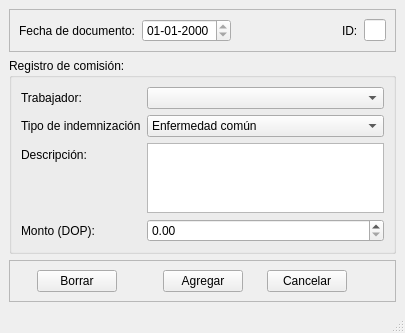
<?xml version="1.0" encoding="UTF-8"?>
<ui version="4.0">
 <class>MainWindow</class>
 <widget class="QMainWindow" name="MainWindow">
  <property name="geometry">
   <rect>
    <x>0</x>
    <y>0</y>
    <width>405</width>
    <height>304</height>
   </rect>
  </property>
  <property name="windowTitle">
   <string>Registro de indemnizaciones</string>
  </property>
  <widget class="QWidget" name="centralwidget">
   <layout class="QVBoxLayout" name="verticalLayout_2">
    <item>
     <widget class="QFrame" name="frame_2">
      <property name="frameShape">
       <enum>QFrame::StyledPanel</enum>
      </property>
      <property name="frameShadow">
       <enum>QFrame::Raised</enum>
      </property>
      <layout class="QHBoxLayout" name="horizontalLayout_2">
       <item>
        <widget class="QLabel" name="label_2">
         <property name="text">
          <string>Fecha de documento:</string>
         </property>
        </widget>
       </item>
       <item>
        <widget class="QDateEdit" name="fecha_doc">
         <property name="readOnly">
          <bool>true</bool>
         </property>
         <property name="displayFormat">
          <string>dd-MM-yyyy</string>
         </property>
        </widget>
       </item>
       <item>
        <spacer name="horizontalSpacer_4">
         <property name="orientation">
          <enum>Qt::Horizontal</enum>
         </property>
         <property name="sizeHint" stdset="0">
          <size>
           <width>176</width>
           <height>20</height>
          </size>
         </property>
        </spacer>
       </item>
       <item>
        <widget class="QLabel" name="label_3">
         <property name="text">
          <string>ID:</string>
         </property>
        </widget>
       </item>
       <item>
        <widget class="QLineEdit" name="id_visible">
         <property name="maximumSize">
          <size>
           <width>30</width>
           <height>16777215</height>
          </size>
         </property>
         <property name="readOnly">
          <bool>true</bool>
         </property>
        </widget>
       </item>
      </layout>
     </widget>
    </item>
    <item>
     <widget class="QGroupBox" name="groupBox">
      <property name="title">
       <string>Registro de comisión:</string>
      </property>
      <layout class="QVBoxLayout" name="verticalLayout">
       <item>
        <layout class="QFormLayout" name="formLayout">
         <item row="0" column="0">
          <widget class="QLabel" name="label">
           <property name="text">
            <string>Trabajador:</string>
           </property>
          </widget>
         </item>
         <item row="0" column="1">
          <widget class="QComboBox" name="trabajador">
           <property name="toolTip">
            <string>&lt;html&gt;&lt;head/&gt;&lt;body&gt;&lt;p&gt;Seleccione de este listado al trabajador que le quiera registrar la variación&lt;/p&gt;&lt;/body&gt;&lt;/html&gt;</string>
           </property>
          </widget>
         </item>
         <item row="1" column="0">
          <widget class="QLabel" name="label_4">
           <property name="text">
            <string>Tipo de indemnización</string>
           </property>
          </widget>
         </item>
         <item row="1" column="1">
          <widget class="QComboBox" name="tipo">
           <item>
            <property name="text">
             <string>Enfermedad común</string>
            </property>
           </item>
           <item>
            <property name="text">
             <string>Accidente no laboral</string>
            </property>
           </item>
           <item>
            <property name="text">
             <string>Maternidad</string>
            </property>
           </item>
           <item>
            <property name="text">
             <string>Accidente laboral</string>
            </property>
           </item>
           <item>
            <property name="text">
             <string>Otros</string>
            </property>
           </item>
          </widget>
         </item>
         <item row="2" column="0">
          <widget class="QLabel" name="label_6">
           <property name="text">
            <string>Descripción:</string>
           </property>
          </widget>
         </item>
         <item row="2" column="1">
          <widget class="QPlainTextEdit" name="nota">
           <property name="sizePolicy">
            <sizepolicy hsizetype="Expanding" vsizetype="Expanding">
             <horstretch>0</horstretch>
             <verstretch>0</verstretch>
            </sizepolicy>
           </property>
           <property name="toolTip">
            <string>&lt;html&gt;&lt;head/&gt;&lt;body&gt;&lt;p&gt;Es obligartorio para agregar la variación que realice una nota. Todo monto que se otorgue por esta vía será reportado a la TSS a través de los TXT.&lt;/p&gt;&lt;/body&gt;&lt;/html&gt;</string>
           </property>
          </widget>
         </item>
         <item row="3" column="0">
          <widget class="QLabel" name="label_5">
           <property name="text">
            <string>Monto (DOP):</string>
           </property>
          </widget>
         </item>
         <item row="3" column="1">
          <widget class="QDoubleSpinBox" name="monto">
           <property name="toolTip">
            <string>&lt;html&gt;&lt;head/&gt;&lt;body&gt;&lt;p&gt;Monto en pesos dominicanos a ser pagados al trabajador como otra remuneración. Esta remuneración es base de computo para el ISR solamente. No forma parte del salario para la Seguridad Social ni INFOTEP.&lt;/p&gt;&lt;/body&gt;&lt;/html&gt;</string>
           </property>
           <property name="minimum">
            <double>0.000000000000000</double>
           </property>
           <property name="maximum">
            <double>999998.989999999990687</double>
           </property>
           <property name="singleStep">
            <double>0.010000000000000</double>
           </property>
          </widget>
         </item>
        </layout>
       </item>
      </layout>
     </widget>
    </item>
    <item>
     <widget class="QFrame" name="frame">
      <property name="frameShape">
       <enum>QFrame::StyledPanel</enum>
      </property>
      <property name="frameShadow">
       <enum>QFrame::Raised</enum>
      </property>
      <layout class="QHBoxLayout" name="horizontalLayout">
       <item>
        <spacer name="horizontalSpacer">
         <property name="orientation">
          <enum>Qt::Horizontal</enum>
         </property>
         <property name="sizeHint" stdset="0">
          <size>
           <width>17</width>
           <height>20</height>
          </size>
         </property>
        </spacer>
       </item>
       <item>
        <widget class="QPushButton" name="borrar">
         <property name="toolTip">
          <string>&lt;html&gt;&lt;head/&gt;&lt;body&gt;&lt;p&gt;Borra el registro activo.&lt;/p&gt;&lt;/body&gt;&lt;/html&gt;</string>
         </property>
         <property name="text">
          <string>Borrar</string>
         </property>
        </widget>
       </item>
       <item>
        <spacer name="horizontalSpacer_5">
         <property name="orientation">
          <enum>Qt::Horizontal</enum>
         </property>
         <property name="sizeHint" stdset="0">
          <size>
           <width>40</width>
           <height>20</height>
          </size>
         </property>
        </spacer>
       </item>
       <item>
        <widget class="QPushButton" name="agregar">
         <property name="toolTip">
          <string>&lt;html&gt;&lt;head/&gt;&lt;body&gt;&lt;p&gt;Presione este botón para agregar la variación.&lt;/p&gt;&lt;/body&gt;&lt;/html&gt;</string>
         </property>
         <property name="text">
          <string>Agregar</string>
         </property>
        </widget>
       </item>
       <item>
        <spacer name="horizontalSpacer_2">
         <property name="orientation">
          <enum>Qt::Horizontal</enum>
         </property>
         <property name="sizeHint" stdset="0">
          <size>
           <width>16</width>
           <height>20</height>
          </size>
         </property>
        </spacer>
       </item>
       <item>
        <widget class="QPushButton" name="cancelar">
         <property name="toolTip">
          <string>&lt;html&gt;&lt;head/&gt;&lt;body&gt;&lt;p&gt;Este botón cierra la pantalla actual.&lt;/p&gt;&lt;/body&gt;&lt;/html&gt;</string>
         </property>
         <property name="text">
          <string>Cancelar</string>
         </property>
        </widget>
       </item>
       <item>
        <spacer name="horizontalSpacer_3">
         <property name="orientation">
          <enum>Qt::Horizontal</enum>
         </property>
         <property name="sizeHint" stdset="0">
          <size>
           <width>39</width>
           <height>20</height>
          </size>
         </property>
        </spacer>
       </item>
      </layout>
     </widget>
    </item>
   </layout>
  </widget>
  <widget class="QMenuBar" name="menubar">
   <property name="geometry">
    <rect>
     <x>0</x>
     <y>0</y>
     <width>405</width>
     <height>18</height>
    </rect>
   </property>
  </widget>
  <widget class="QStatusBar" name="statusbar"/>
 </widget>
 <resources/>
 <connections/>
</ui>
